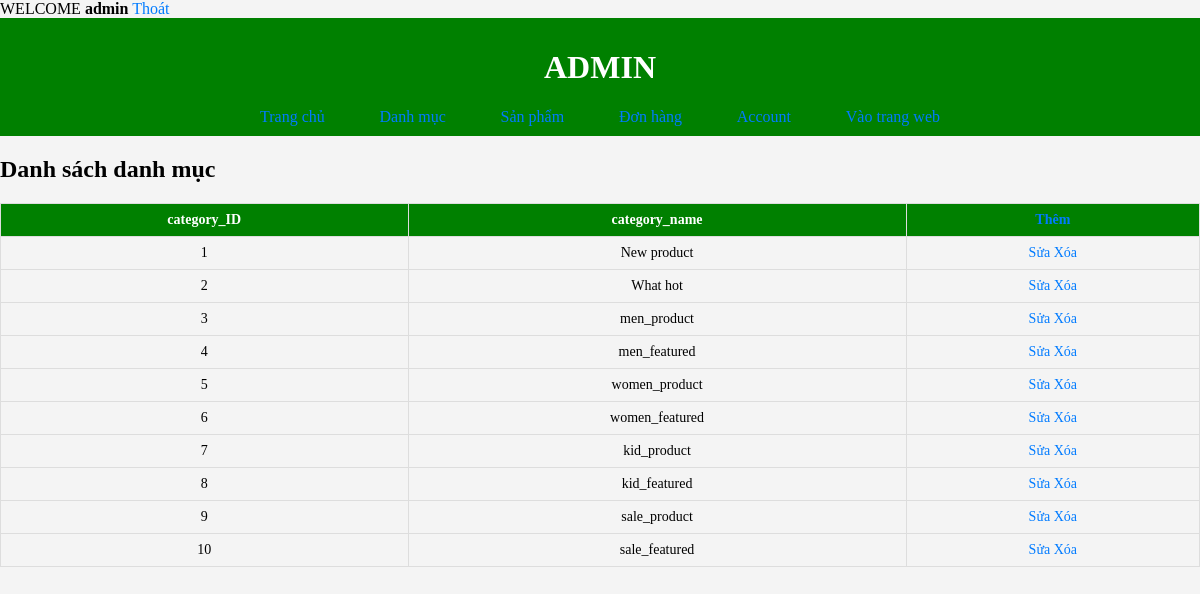
The page /admin/index.php?act=list_danh_muc (signed in) on the database its author committed.
### tables this page shows
CREATE TABLE `category` (
  `category_id` int(11) NOT NULL,
  `category_name` varchar(255) NOT NULL
);

### model/pdo.php (called while the page is built, shortened)
<?php
function pdo_get_connection(){
    $dburl = "mysql:host=localhost;dbname=du_an_1;charset=utf8";
    $username = 'root';
    $password = '';
    $conn = new PDO($dburl, $username, $password);
    $conn->setAttribute(PDO::ATTR_ERRMODE, PDO::ERRMODE_EXCEPTION);
    return $conn;
}
function pdo_query($sql){
    $sql_args = array_slice(func_get_args(), 1);
    try{
        $conn = pdo_get_connection();
        $stmt = $conn->prepare($sql);
        $stmt->execute($sql_args);
        $rows = $stmt->fetchAll();
        return $rows;
    }
    catch(PDOException $e){
        throw $e;
    }
    finally{
        unset($conn);
    }
}

### model/danhmuc.php (called while the page is built, shortened)
<?php
function display_danhmuc(){
    $sql = "SELECT * FROM category order by category_id asc";
    $category = pdo_query($sql);
    return $category;
}
?>

### admin/danhmuc/list.php (the view, shortened to what this page needs)
<!DOCTYPE html>
<html lang="vi">
<head>
</head>
<body>
    <h2>Danh sách danh mục</h2>
    <table border="1">
        <tr>
            <th>category_ID</th>
            <th>category_name</th>
            <th>
                <a href="index.php?act=add_danh_muc">Thêm</a>
            </th>
        </tr>
        <?php foreach ($category as $ct) : ?>
            <tr>
                <td><?= $ct['category_id'] ?></td>
                <td><?= $ct['category_name'] ?></td>
                <td>
                    <a href="index.php?act=edit_danh_muc&category_id=<?= $ct['category_id'] ?>">Sửa</a>
                    <a onclick="return confirm('Bạn có muốn xóa không?')" href="index.php?act=delete_danh_muc&category_id=<?= $ct['category_id'] ?>">Xóa</a>
                </td>
            </tr>
        <?php endforeach ?>
    </table>
</body>
</html>

### admin/header.php (shortened to what this page needs)
<!DOCTYPE html>
<html lang="en">
<head>
    <link rel="stylesheet" href="css.css">
</head>
<body>
    <div class="container">
        <?php if (isset($_SESSION['username'])) : ?>
            <div>
                WELCOME <b><?= $_SESSION['username'] ?></b>
                <a href="logout.php">Thoát</a>
            </div>
        <?php endif ?>
        <header>
            <h1>ADMIN</h1>
            <nav>
                <a href="index.php">Trang chủ</a>
                <a href="index.php?act=list_danh_muc">Danh mục</a>
                <a href="index.php?act=list_san_pham">Sản phẩm</a>
                <a href="index.php?act=list_don_hang">Đơn hàng</a>
                <a href="index.php?act=account">Account</a>
                <a href="../view/index.php">Vào trang web</a>
            </nav>
        </header>

### admin/index.php (shortened to what this page needs)
<?php
include("../model/pdo.php");
include("header.php");
include("../model/danhmuc.php");
if(isset($_GET["act"])){
    $act=$_GET["act"];
    switch($act){
        case "list_danh_muc":
            $category = display_danhmuc();
            include("danhmuc/list.php");
            break;
    }
}else{
    include ("home.php");
}
include("footer.php");
?>

### admin/footer.php
</div>
</body>
</html>

### admin/css.css (style rules this page uses)
body { font-size: 100%; background-color: #f4f4f4; margin: 0; padding: 0; }
header { background-color: green; color: white; padding: 10px; text-align: center; }
table { width: 100%; border-collapse: collapse; margin-top: 20px; }
th, td { border: 1px solid #ddd; padding: 8px; text-align: center; font-size: 14px; }
th { background-color: green; color: white; }
a { text-decoration: none; color: #007bff; }
nav { display: flex; justify-content: space-between; align-items: center; padding: 0px 250px; }

### rows shown on the page
category: category_id "1", category_name "New product"
category: category_id "2", category_name "What hot"
category: category_id "3", category_name "men_product"
category: category_id "4", category_name "men_featured"
category: category_id "5", category_name "women_product"
category: category_id "6", category_name "women_featured"
category: category_id "7", category_name "kid_product"
category: category_id "8", category_name "kid_featured"
category: category_id "9", category_name "sale_product"
category: category_id "10", category_name "sale_featured"

### other values the page prints
$_SESSION['username'] "admin"
